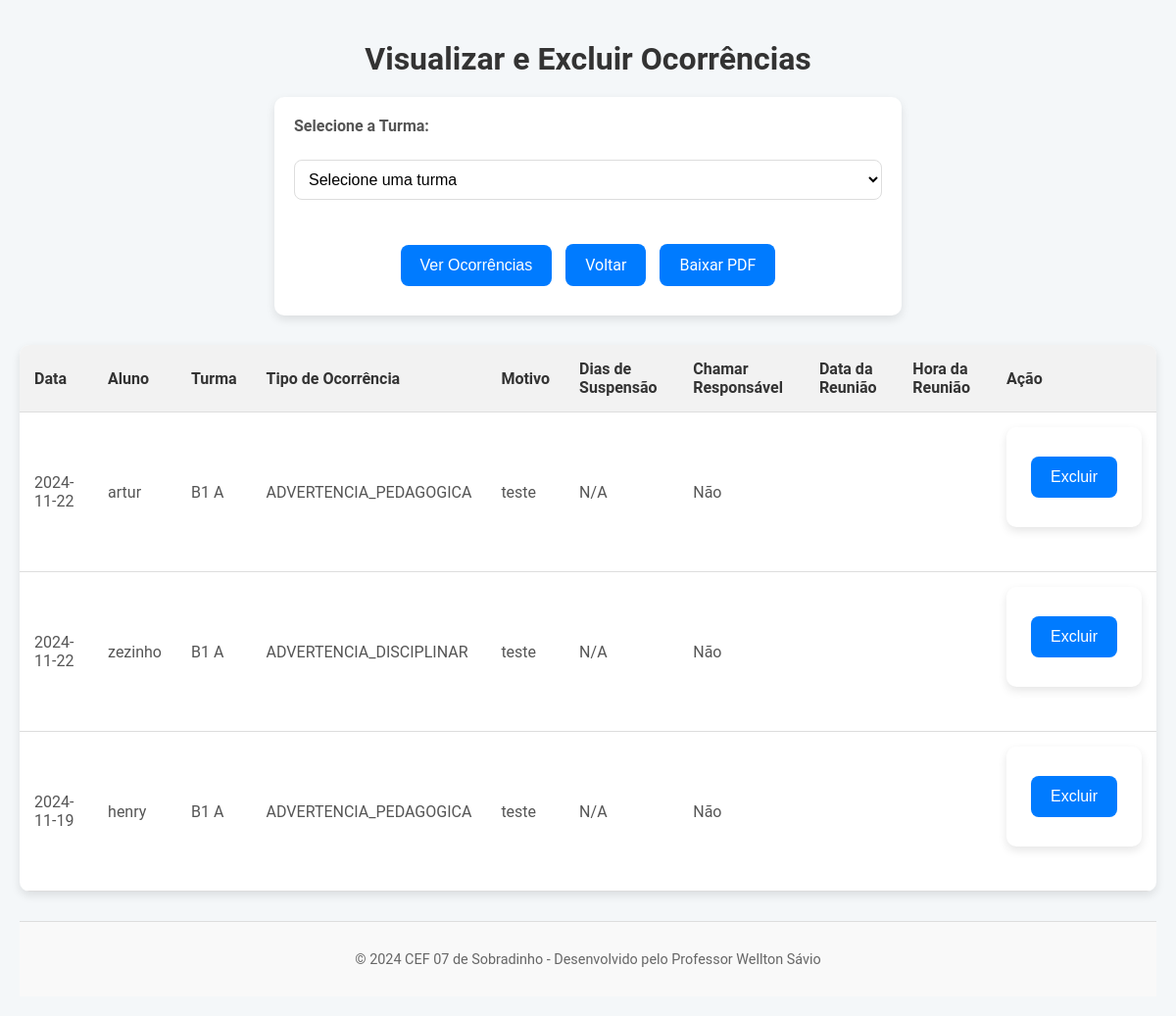
Page /visualizar_ocorrencias?turma_id=7 on the committed database.
### tables this page shows
CREATE TABLE ocorrencias (
            id INTEGER PRIMARY KEY AUTOINCREMENT,
            aluno_id INTEGER NOT NULL,
            turma_id INTEGER NOT NULL,
            data TEXT,
            tipo_ocorrencia TEXT,
            motivo TEXT,
            professor TEXT,
            chamar_responsavel TEXT,
            data_reuniao TEXT,
            hora_reuniao TEXT,
            total_dias INTEGER DEFAULT 0,
            FOREIGN KEY (aluno_id) REFERENCES alunos(id),
            FOREIGN KEY (turma_id) REFERENCES turmas(id)
        );

CREATE TABLE alunos (
            id INTEGER PRIMARY KEY AUTOINCREMENT,
            nome TEXT NOT NULL UNIQUE,
            turma_id INTEGER NOT NULL,
            saldo INTEGER DEFAULT 0, senha TEXT,
            FOREIGN KEY (turma_id) REFERENCES turmas(id)
        );

CREATE TABLE turmas (
            id INTEGER PRIMARY KEY AUTOINCREMENT,
            nome TEXT UNIQUE NOT NULL,
            turno TEXT NOT NULL
        );

### app.py (the view)
@app.route('/visualizar_ocorrencias', methods=['GET'])
def visualizar_ocorrencias():
    conn = conectar_bd()
    cursor = conn.cursor()
    cursor.execute("SELECT id, nome FROM turmas")
    turmas = cursor.fetchall()
    turma_id = request.args.get('turma_id')
    ocorrencias = []
    if turma_id:
        cursor.execute('''
            SELECT ocorrencias.id, alunos.nome AS aluno_nome, turmas.nome AS turma_nome, ocorrencias.data,
                   ocorrencias.tipo_ocorrencia, ocorrencias.motivo, ocorrencias.total_dias,
                   ocorrencias.chamar_responsavel, COALESCE(ocorrencias.data_reuniao, 'N/A') AS data_reuniao,
                   COALESCE(ocorrencias.hora_reuniao, 'N/A') AS hora_reuniao
            FROM ocorrencias
            JOIN alunos ON ocorrencias.aluno_id = alunos.id
            JOIN turmas ON alunos.turma_id = turmas.id
            WHERE turmas.id = ?
            ORDER BY ocorrencias.data DESC
        ''', (turma_id,))
        ocorrencias = cursor.fetchall()
    cursor.close()
    conn.close()
    return render_template('visualizar_ocorrencias.html', ocorrencias=ocorrencias, turmas=turmas, turma_selecionada=turma_id)

### app.py (called while the page is built)
def conectar_bd():
    conn = sqlite3.connect('7coins.db')
    conn.row_factory = sqlite3.Row
    return conn

### templates/visualizar_ocorrencias.html (shortened to what this page needs)
<!DOCTYPE html>
<html lang="pt-BR">
<head>
    <link rel="stylesheet" href="{{ url_for('static', filename='styles.css') }}">
</head>
<body>
    <h1>Visualizar e Excluir Ocorrências</h1>
    <form method="GET" action="{{ url_for('visualizar_ocorrencias') }}">
        <label for="turma_id">Selecione a Turma:</label>
        <select id="turma_id" name="turma_id" required>
            <option value="">Selecione uma turma</option>
        </select>
        <div class="button-container">
            <button type="submit" class="btn">Ver Ocorrências</button>
            <a href="{{ url_for('dashboard_professor') }}" class="btn">Voltar</a>
            {% if turma_selecionada %}
            <a href="{{ url_for('download_ocorrencias_pdf', turma_id=turma_selecionada) }}" class="btn">
                Baixar PDF
            </a>
            {% endif %}
        </div>
    </form>
    <table>
        <thead>
            <tr>
                <th>Data</th>
                <th>Aluno</th>
                <th>Turma</th>
                <th>Tipo de Ocorrência</th>
                <th>Motivo</th>
                <th>Dias de Suspensão</th>
                <th>Chamar Responsável</th>
                <th>Data da Reunião</th>
                <th>Hora da Reunião</th>
                <th>Ação</th>
            </tr>
        </thead>
        <tbody>
            {% if ocorrencias %}
                {% for ocorrencia in ocorrencias %}
                    <tr>
                        <td>{{ ocorrencia[3] }}</td>
                        <td>{{ ocorrencia[1] }}</td>
                        <td>{{ ocorrencia[2] }}</td>
                        <td>{{ ocorrencia[4] }}</td>
                        <td>{{ ocorrencia[5] }}</td>
                        <td>{{ ocorrencia[6] if ocorrencia[4] == 'SUSPENSAO' else 'N/A' }}</td>
                        <td>{{ 'Sim' if ocorrencia[7] == 'sim' else 'Não' }}</td>
                        <td>{{ ocorrencia[8] }}</td>
                        <td>{{ ocorrencia[9] }}</td>
                        <td>
                            <form method="POST" action="{{ url_for('excluir_ocorrencia') }}">
                                <button type="submit" class="btn">Excluir</button>
                            </form>
                        </td>
                    </tr>
                {% endfor %}
            {% else %}
                <tr>
                    <td colspan="10">Nenhuma ocorrência encontrada para a turma selecionada.</td>
                </tr>
            {% endif %}
        </tbody>
    </table>
    <footer>
        <p>© 2024 CEF 07 de Sobradinho - Desenvolvido pelo Professor Wellton Sávio</p>
    </footer>
</body>
</html>

### static/styles.css (style rules this page uses)
h1 { margin-bottom: 20px; color: #333; font-size: 24px; }
form { display: flex; flex-direction: column; gap: 15px; }
input, select { width: 100%; padding: 12px 15px; font-size: 16px; border: 1px solid #ddd; border-radius: 6px; transition: all 0.3s ease; }
button { background: #007bff; color: white; font-size: 18px; padding: 12px; border: none; border-radius: 6px; cursor: pointer; transition: background 0.3s ease; }

### templates/visualizar_ocorrencias.html (style rules this page uses)
body { font-family: 'Roboto', sans-serif; background-color: #f4f7f9; margin: 0; padding: 20px; }
h1 { text-align: center; color: #333; margin-bottom: 20px; font-size: 2em; }
form { background: white; padding: 20px; margin-bottom: 30px; border-radius: 10px; box-shadow: 0 4px 10px rgba(0, 0, 0, 0.1); max-width: 600px; margin-left: auto; margin-right: auto; }
label { display: block; font-weight: bold; color: #555; margin-bottom: 10px; }
select { width: 100%; padding: 10px; margin-bottom: 20px; border: 1px solid #ddd; border-radius: 8px; background-color: #fff; font-size: 1em; }
.button-container { text-align: center; }
.btn { display: inline-block; padding: 12px 20px; margin: 10px 5px; background-color: #007bff; color: white; text-decoration: none; border-radius: 8px; text-align: center; transition: background-color 0.3s ease; font-size: 1em; border: none; cursor: pointer; }
table { width: 100%; border-collapse: collapse; margin-top: 20px; background: white; border-radius: 10px; overflow: hidden; box-shadow: 0 4px 10px rgba(0, 0, 0, 0.1); }
th, td { padding: 15px; text-align: left; border-bottom: 1px solid #ddd; }
th { background-color: #f2f2f2; font-weight: bold; color: #333; }
td { color: #555; }
footer { text-align: center; margin-top: 30px; font-size: 0.9em; color: #666; padding: 15px 0; background-color: #f9f9f9; border-top: 1px solid #ddd; }

### rows in the picture
ocorrencias: data "2024-11-22", nome "artur", nome "B1 A", tipo_ocorrencia "ADVERTENCIA_PEDAGOGICA", motivo "teste", tipo_ocorrencia "N/A", chamar_responsavel "Não"
ocorrencias: data "2024-11-22", nome "zezinho", nome "B1 A", tipo_ocorrencia "ADVERTENCIA_DISCIPLINAR", motivo "teste", tipo_ocorrencia "N/A", chamar_responsavel "Não"
ocorrencias: data "2024-11-19", nome "henry", nome "B1 A", tipo_ocorrencia "ADVERTENCIA_PEDAGOGICA", motivo "teste", tipo_ocorrencia "N/A", chamar_responsavel "Não"
